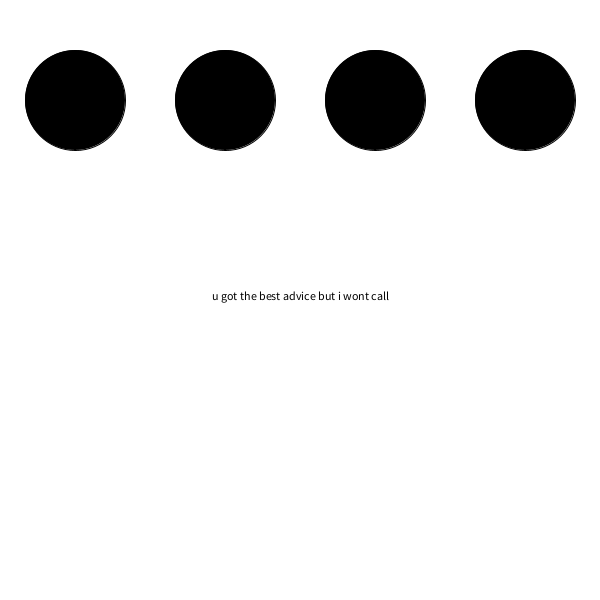
Frame 1 (no input)
Frame 60 (the mouse pressed at the canvas centre just before this capture): identical to frame 1, image omitted
Frame 120 (the mouse held since frame 60 and released just before this capture): identical to frame 1, image omitted

The Processing sketch that drew this single still picture (run headless with seeded random() and noise(); from frame 60 on, the mouse is pressed at the canvas centre):

// Processing sketch: question1
// ── question1.pde
//string array
//displayText function
//draw 4 circles //store circle positions in a position array
//calculate distance between the mouse n circles
//use a conditional to check if distance is withing the area of the circle
//change index position in the string array

//4 different buttons

String myStrings [] = {"u got the best advice but i wont call", "let's do it again", "loud tweets", "i should just move on"};
float xPos []= new float[4]; //for position of circles 
int size = 100;
int index = 0;

void setup(){
  size (600,600);
  float spacing = width/4;
  //width of canvas divided by the number of circles we have
  for(int i =0; i< 4; i++){
    xPos[i] = i*spacing + size* .75; //first i will be 0,
  }
}

void draw() {
  background(255);
  
    float spacing = width/4;

  
  for(int i = 0; i < 4; i++){
    
    if(dist(mouseX, mouseY, xPos[i], 100) <= size && mousePressed){
      index = i;
      println(i);
      fill(255);
    }else{
      fill(0);
    }
    ellipse(xPos[i], 100, size, size);
  }
  fill(0);
  text(myStrings[index], width/2-textWidth(myStrings[index])/2, height/2);
  
}
